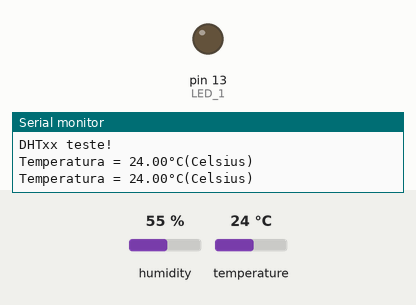
Bench run of a sketch on a simulated Arduino Uno, built with avr-gcc and run on an emulated ATmega328P. Shown: output pins drawn as LEDs (lit = HIGH), the last lines printed to the serial monitor. The test bench sets the inputs (shaded band); at power-on: temperature 24 °C, humidity 55 %.

Above: at 5.8 s.
5.9 s: temperature set to 26 °C
9.6 s: temperature set to 29 °C
At 11.4 s:
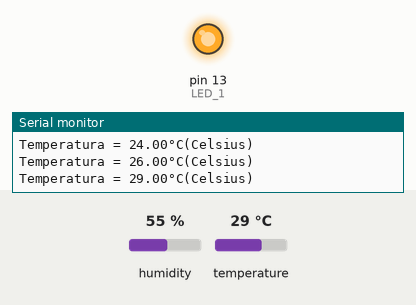
13.3 s: temperature set to 12 °C
At 15.7 s:
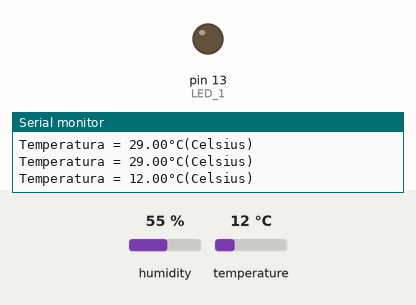
17.0 s: temperature set to 28 °C
At 18.5 s:
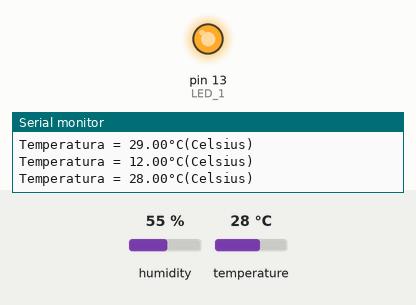
Timing chart, 0 to 20.0 s (numbered marks = the images above; inputs shaded):
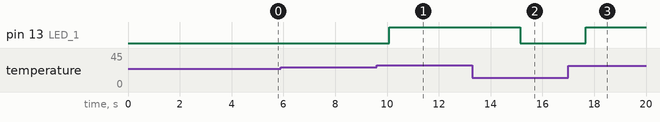

The sketch:

_ex5_letraE.ino
```cpp
/* ------------Entradas Analógicas--------------
 *  5) Pesquise sobre o LM35 (sensor de temperatura).
 *   d. Faça com que o LED acenda somente quando a temperatura for maior que 60ºC
 *
 */
 //--------BIBLIOTECA AUXILIAR--------------
#include "DHT.h"
//----------Declaração Diferente por ser biblioteca------
#define DHTTYPE DHT11 //Informar para biblioteca que estamos usando o modelo dht11
#define DHTPIN A0 //Pino DATA do sensor conectado ao porta Analogica A0

DHT dht(DHTPIN, DHTTYPE);  //Não sei o que significa, (ainda pelo menos!)
//Declaração padrão para o LED
byte LED_1 = 13;
void setup() {
  Serial.begin(9600); //Inicializar monitor serial
  Serial.println("DHTxx teste!"); //Uma mensagem bonitinha que só aparece 1 vez
  dht.begin(); //Iniciar o sensor!
  pinMode(LED_1, OUTPUT);
}

void loop() {
  //Não diminuir o valor abaixo. O ideal é a leitura a cada 2 segundos
  delay(2500); //coloquei um pouco mais, só por PARANÓIA minha, podem deixar só com 2000 mesmo;
  //------------------------------------------------------------------

  float C = dht.readTemperature();//Função da biblioteca para fazer a leitura da temperatura, que será armazenada na variável "t"
  //-------PRINT do RESULTADO---------------
  Serial.print("Temperatura = ");
  Serial.print(C);
  Serial.println("°C(Celsius)");
  if(C >= 27.50){ //Coloquei 27.5 no lugar de 60, porque assim, o LED nunca ia acender
    digitalWrite(LED_1, HIGH);
  }
  else{
    digitalWrite(LED_1, LOW);
  }
}
```

Measured:
- the behaviour switches between 27 and 28 °C on temperature (found by bisection; images 0 and 1)
- after the input at 9.6 s, pin 13 (LED_1): LOW → HIGH after 0.50 s
- after the input at 13.3 s, pin 13 (LED_1): HIGH → LOW after 1.8 s
- after the input at 17.0 s, pin 13 (LED_1): LOW → HIGH after 0.67 s
